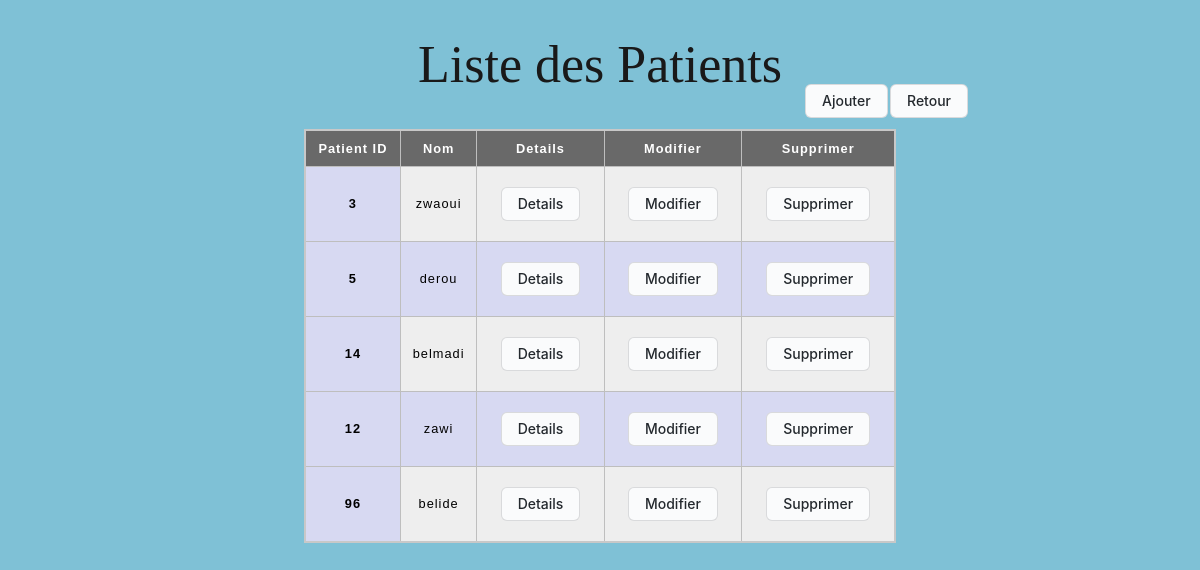
Page /liste_patients/ on the committed database.
### app/models.py (models this page shows, shortened)
class Patient(models.Model):
    patientID= models.CharField(primary_key=True,max_length=20, unique=True)
    first_name= models.CharField(max_length = 50, null = True)
    last_name= models.CharField(max_length = 50, null = True)
    age = models.PositiveSmallIntegerField( null = True)
    address = models.CharField(max_length=255)
    phone_number = models.CharField(max_length=20)

### app/views.py (the view)
# urls.py: path('liste_patients/',views.liste_patients, name="liste_patients"),
def liste_patients(request):
    patients = Patient.objects.all()
    return render(request, 'liste_patients.html', {'patients': patients})

### app/templates/liste_patients.html (shortened to what this page needs)
{% load static %}
<!DOCTYPE html>
<html lang="en">
<head>
    <link rel="stylesheet" type="text/css" href="{% static 'css/base.css' %}">
    <link rel="stylesheet" type="text/css" href="{% static 'css/stylesheet.css' %}">
</head>
<body>
    <h1>Liste des Patients</h1>
    <div class="container">
    <table>
        <tr>
          <th scope="col">Patient ID</th>
          <th scope="col">Nom</th>
          <th scope="col">Details</th>
          <th scope="col">Modifier</th>
          <th scope="col">Supprimer</th>
        </tr>
        {% for patient in patients %}
        <tr>
          <th scope="row">{{ patient.patientID }}</th>
          <td>{{ patient.last_name }}</td>
          <td><form action="{% url 'details_p' patient.patientID %}" method="post">
                  <button class="b" type="submit">Details</button>
              </form>
          </td>
          <td><form action="{% url 'maj_patn' patient.patientID %}" method="post">
                  <button class="b" type="submit">Modifier</button>
              </form>
          </td>
          <td><form action="{% url 'spr_patn' patient.patientID %}" method="post">
                    <button class="b" type="submit">Supprimer</button>
              </form>
          </td>
        </tr>
        {% endfor %}
      </table>
      <div>
        <form action="{% url 'patn'  %}" >
          <button class="b" type="submit">Ajouter</button>
        </form>
        <form action="{% url 'index'  %}" >
          <button class="b" type="submit">Retour</button>
        </form>
      </div>
    </div>
</body>
</html>

### app/static/css/base.css (style rules this page uses)
body { background-color: rgba(33, 148, 184, 0.575); }
.b { background-color: #FAFBFC; border: 1px solid rgba(27, 31, 35, 0.15); border-radius: 6px; box-sizing: border-box; color: #24292E; font-family: -apple-system, system-ui, "Segoe UI", Helvetica, Arial, sans-serif, "Apple Color Emoji", "Segoe UI Emoji"; font-size: 14px; font-weight: 500; line-height: 20px; padding: 6px 16px; position: relative; margin: 10px; }
h1 { color: #191919; font-size: 52px; font-weight: 400; font-family: "Apple Color Emoji", "Segoe UI Emoji"; text-align: center; }
table { align-items: center; align-self: center; align-content: center; padding: 100px; text-align: center; left: 200px; top: 50%; width: 50%; font-style:normal; font-size: 20px; font-weight:lighter; background-color: #d7d9f2; }
.container { display: flex; justify-content: center; align-items: center; position: relative; }
.container div { font-size: 22px; display: grid; grid-template-columns: 70px 90px; gap: 15px; position: absolute; top: -55px; right:222px; }

### app/static/css/stylesheet.css (style rules this page uses)
td, th { border: 1px solid rgb(190, 190, 190); padding: 10px; }
td { text-align: center; }
tr:nth-child(even) { background-color: #eee; }
th[scope='col'] { background-color: #696969; color: #fff; }
th[scope='row'] { background-color: #d7d9f2; }
table { border-collapse: collapse; border: 2px solid rgb(200, 200, 200); letter-spacing: 1px; font-family: sans-serif; font-size: 0.8rem; }

### rows in the picture
Patient: patientID "3", last_name "zwaoui"
Patient: patientID "5", last_name "derou"
Patient: patientID "14", last_name "belmadi"
Patient: patientID "12", last_name "zawi"
Patient: patientID "96", last_name "belide"
